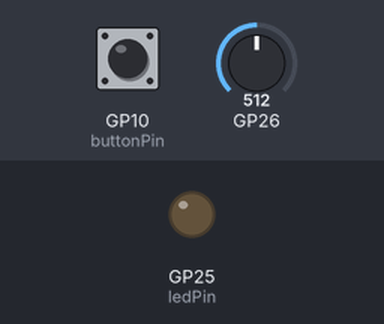
A sketch run on a simulated Raspberry Pi Pico. On the bench: output pins drawn as LEDs (lit = HIGH). Inputs (shaded band) come from the test bench; at power-on: GP10 (buttonPin) HIGH, GP26 = 512. What the sketch prints to the serial monitor is not drawn.

Above: at 1.2 s.
1.3 s: GP10 (buttonPin) pulled LOW for 0.15 s
At 2.7 s:
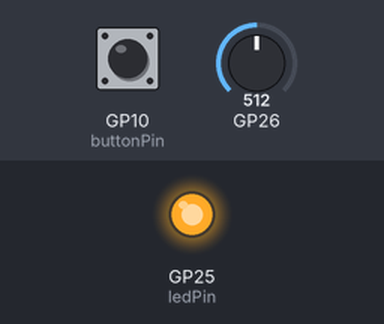
Timing chart, 0 to 13.4 s (numbered marks = the images above; inputs shaded):
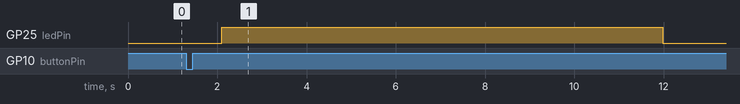

The sketch:

mic_setup.ino
```cpp
#include <Arduino.h>
#include "hardware/adc.h"
#include "pico/stdlib.h"

const int buttonPin = 10;
#define PRESSED LOW

const int ledPin = LED_BUILTIN;
#define ON HIGH
#define OFF LOW

#define SAMPLE_RATE 22050
#define AUDIO_LENGTH_SEC 4
#define AUDIO_LENGTH_SAMPLES (SAMPLE_RATE * AUDIO_LENGTH_SEC)

struct Buffer {
  volatile int32_t cur_idx = 0;
  volatile bool is_ready = false;
  int16_t data[AUDIO_LENGTH_SAMPLES];
};

volatile Buffer buffer;

struct repeating_timer audio_timer;

#define BIAS_MIC 1552

bool timer_callback(struct repeating_timer *t) {
  if (buffer.cur_idx < AUDIO_LENGTH_SAMPLES) {
    uint16_t raw_val = adc_read();
    int16_t v = (int16_t)(raw_val - BIAS_MIC);
    buffer.data[buffer.cur_idx] = v;
    buffer.cur_idx++;
    return true;
  }
  else {
    buffer.is_ready = true;
    return false;
  }
}

void setup() {
  Serial.begin(115200);

  pinMode(buttonPin, INPUT_PULLUP);
  pinMode(ledPin, OUTPUT);

  adc_init();
  adc_gpio_init(26);
  adc_select_input(0);
}

void loop() {
  if (digitalRead(buttonPin) == PRESSED) {
    delay(800);

    buffer.cur_idx = 0;
    buffer.is_ready = false;

    digitalWrite(ledPin, ON);

    long interval_us = -1000000 / SAMPLE_RATE;
    add_repeating_timer_us(interval_us, timer_callback, NULL, &audio_timer);

    while (!buffer.is_ready) {
      delay(1);
    }

    digitalWrite(ledPin, OFF);

    Serial.println(SAMPLE_RATE);
    Serial.println(AUDIO_LENGTH_SAMPLES);

    for (int i = 0; i < AUDIO_LENGTH_SAMPLES; ++i) {
      Serial.println(buffer.data[i]);
    }

    while (digitalRead(buttonPin) == PRESSED);
  }
}
```

Measured:
- after the input at 1.3 s, GP25 (ledPin): LOW → HIGH after 0.80 s, → LOW 9.9 s later
